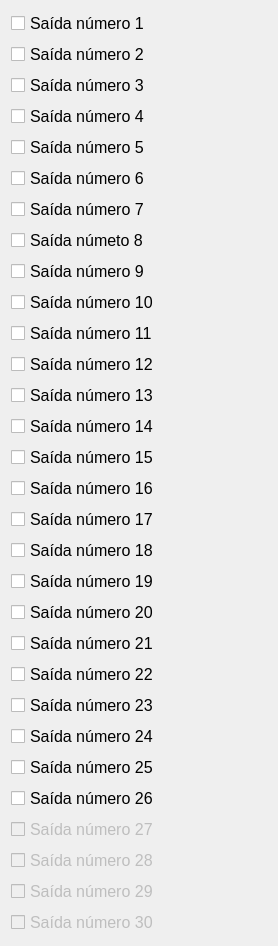
               <widget class="QWidget" name="scrollAreaWidgetContents">
                <property name="geometry">
                 <rect>
                  <x>0</x>
                  <y>0</y>
                  <width>278</width>
                  <height>762</height>
                 </rect>
                </property>
                <layout class="QVBoxLayout" name="verticalLayout_2">
                 <item>
                  <widget class="QCheckBox" name="cmSaida1">
                   <property name="font">
                    <font>
                     <pointsize>12</pointsize>
                    </font>
                   </property>
                   <property name="text">
                    <string>Saída número 1</string>
                   </property>
                  </widget>
                 </item>
                 <item>
                  <widget class="QCheckBox" name="cmSaida2">
                   <property name="font">
                    <font>
                     <pointsize>12</pointsize>
                    </font>
                   </property>
                   <property name="text">
                    <string>Saída número 2</string>
                   </property>
                  </widget>
                 </item>
                 <item>
                  <widget class="QCheckBox" name="cmSaida3">
                   <property name="font">
                    <font>
                     <pointsize>12</pointsize>
                    </font>
                   </property>
                   <property name="text">
                    <string>Saída número 3</string>
                   </property>
                   <property name="checked">
                    <bool>false</bool>
                   </property>
                  </widget>
                 </item>
                 <item>
                  <widget class="QCheckBox" name="cmSaida4">
                   <property name="font">
                    <font>
                     <pointsize>12</pointsize>
                    </font>
                   </property>
                   <property name="text">
                    <string>Saída número 4</string>
                   </property>
                   <property name="checked">
                    <bool>false</bool>
                   </property>
                  </widget>
                 </item>
                 <item>
                  <widget class="QCheckBox" name="cmSaida5">
                   <property name="font">
                    <font>
                     <pointsize>12</pointsize>
                    </font>
                   </property>
                   <property name="text">
                    <string>Saída número 5</string>
                   </property>
                  </widget>
                 </item>
                 <item>
                  <widget class="QCheckBox" name="cmSaida6">
                   <property name="font">
                    <font>
                     <pointsize>12</pointsize>
                    </font>
                   </property>
                   <property name="text">
                    <string>Saída número 6</string>
                   </property>
                  </widget>
                 </item>
                 <item>
                  <widget class="QCheckBox" name="cmSaida7">
                   <property name="font">
                    <font>
                     <pointsize>12</pointsize>
                    </font>
                   </property>
                   <property name="text">
                    <string>Saída número 7</string>
                   </property>
                  </widget>
                 </item>
                 <item>
                  <widget class="QCheckBox" name="cmSaida8">
                   <property name="font">
                    <font>
                     <pointsize>12</pointsize>
                    </font>
                   </property>
                   <property name="text">
                    <string>Saída númeto 8</string>
                   </property>
                  </widget>
                 </item>
                 <item>
                  <widget class="QCheckBox" name="cmSaida9">
                   <property name="font">
                    <font>
                     <pointsize>12</pointsize>
                    </font>
                   </property>
                   <property name="text">
                    <string>Saída número 9</string>
                   </property>
                  </widget>
                 </item>
                 <item>
                  <widget class="QCheckBox" name="cmSaida10">
                   <property name="font">
                    <font>
                     <pointsize>12</pointsize>
                    </font>
                   </property>
                   <property name="text">
                    <string>Saída número 10</string>
                   </property>
                  </widget>
                 </item>
                 <item>
                  <widget class="QCheckBox" name="cmSaida11">
                   <property name="font">
                    <font>
                     <pointsize>12</pointsize>
                    </font>
                   </property>
                   <property name="text">
                    <string>Saída número 11</string>
                   </property>
                  </widget>
                 </item>
                 <item>
                  <widget class="QCheckBox" name="cmSaida12">
                   <property name="font">
                    <font>
                     <pointsize>12</pointsize>
                    </font>
                   </property>
                   <property name="text">
                    <string>Saída número 12</string>
                   </property>
                  </widget>
                 </item>
                 <item>
                  <widget class="QCheckBox" name="cmSaida13">
                   <property name="font">
                    <font>
                     <pointsize>12</pointsize>
                    </font>
                   </property>
                   <property name="text">
                    <string>Saída número 13</string>
                   </property>
                  </widget>
                 </item>
                 <item>
                  <widget class="QCheckBox" name="cmSaida14">
                   <property name="font">
                    <font>
                     <pointsize>12</pointsize>
                    </font>
                   </property>
                   <property name="text">
                    <string>Saída número 14</string>
                   </property>
                  </widget>
                 </item>
                 <item>
                  <widget class="QCheckBox" name="cmSaida15">
                   <property name="font">
                    <font>
                     <pointsize>12</pointsize>
                    </font>
                   </property>
                   <property name="text">
                    <string>Saída número 15</string>
                   </property>
                  </widget>
                 </item>
                 <item>
                  <widget class="QCheckBox" name="cmSaida16">
                   <property name="font">
                    <font>
                     <pointsize>12</pointsize>
                    </font>
                   </property>
                   <property name="text">
                    <string>Saída número 16</string>
                   </property>
                  </widget>
                 </item>
                 <item>
                  <widget class="QCheckBox" name="cmSaida17">
                   <property name="font">
                    <font>
                     <pointsize>12</pointsize>
                    </font>
                   </property>
                   <property name="text">
                    <string>Saída número 17</string>
                   </property>
                  </widget>
                 </item>
                 <item>
                  <widget class="QCheckBox" name="cmSaida18">
                   <property name="font">
                    <font>
                     <pointsize>12</pointsize>
                    </font>
                   </property>
                   <property name="text">
                    <string>Saída número 18</string>
                   </property>
                  </widget>
                 </item>
                 <item>
                  <widget class="QCheckBox" name="cmSaida19">
                   <property name="font">
                    <font>
                     <pointsize>12</pointsize>
                    </font>
                   </property>
                   <property name="text">
                    <string>Saída número 19</string>
                   </property>
                  </widget>
                 </item>
                 <item>
                  <widget class="QCheckBox" name="cmSaida20">
                   <property name="font">
                    <font>
                     <pointsize>12</pointsize>
                    </font>
                   </property>
                   <property name="text">
                    <string>Saída número 20</string>
                   </property>
                  </widget>
                 </item>
                 <item>
                  <widget class="QCheckBox" name="cmSaida21">
                   <property name="font">
                    <font>
                     <pointsize>12</pointsize>
                    </font>
                   </property>
                   <property name="text">
                    <string>Saída número 21</string>
                   </property>
                  </widget>
                 </item>
                 <item>
                  <widget class="QCheckBox" name="cmSaida22">
                   <property name="font">
                    <font>
                     <pointsize>12</pointsize>
                    </font>
                   </property>
                   <property name="text">
                    <string>Saída número 22</string>
                   </property>
                  </widget>
                 </item>
                 <item>
                  <widget class="QCheckBox" name="cmSaida23">
                   <property name="font">
                    <font>
                     <pointsize>12</pointsize>
                    </font>
                   </property>
                   <property name="text">
                    <string>Saída número 23</string>
                   </property>
                  </widget>
                 </item>
                 <item>
                  <widget class="QCheckBox" name="cmSaida24">
                   <property name="font">
                    <font>
                     <pointsize>12</pointsize>
                    </font>
                   </property>
                   <property name="text">
                    <string>Saída número 24</string>
                   </property>
                  </widget>
                 </item>
                 <item>
                  <widget class="QCheckBox" name="cmSaida25">
                   <property name="font">
                    <font>
                     <pointsize>12</pointsize>
                    </font>
                   </property>
                   <property name="text">
                    <string>Saída número 25</string>
                   </property>
                  </widget>
                 </item>
                 <item>
                  <widget class="QCheckBox" name="cmSaida26">
                   <property name="font">
                    <font>
                     <pointsize>12</pointsize>
                    </font>
                   </property>
                   <property name="text">
                    <string>Saída número 26</string>
                   </property>
                  </widget>
                 </item>
                 <item>
                  <widget class="QCheckBox" name="cmSaida27">
                   <property name="enabled">
                    <bool>false</bool>
                   </property>
                   <property name="font">
                    <font>
                     <pointsize>12</pointsize>
                    </font>
                   </property>
                   <property name="text">
                    <string>Saída número 27</string>
                   </property>
                  </widget>
                 </item>
                 <item>
                  <widget class="QCheckBox" name="cmSaida28">
                   <property name="enabled">
                    <bool>false</bool>
                   </property>
                   <property name="font">
                    <font>
                     <pointsize>12</pointsize>
                    </font>
                   </property>
                   <property name="text">
                    <string>Saída número 28</string>
                   </property>
                  </widget>
                 </item>
                 <item>
                  <widget class="QCheckBox" name="cmSaida29">
                   <property name="enabled">
                    <bool>false</bool>
                   </property>
                   <property name="font">
                    <font>
                     <pointsize>12</pointsize>
                    </font>
                   </property>
                   <property name="text">
                    <string>Saída número 29</string>
                   </property>
                  </widget>
                 </item>
                 <item>
                  <widget class="QCheckBox" name="cmSaida30">
                   <property name="enabled">
                    <bool>false</bool>
                   </property>
                   <property name="font">
                    <font>
                     <pointsize>12</pointsize>
                    </font>
                   </property>
                   <property name="text">
                    <string>Saída número 30</string>
                   </property>
                  </widget>
                 </item>
                </layout>
                <zorder>cmSaida1</zorder>
                <zorder>cmSaida3</zorder>
                <zorder>cmSaida4</zorder>
                <zorder>cmSaida5</zorder>
                <zorder>cmSaida6</zorder>
                <zorder>cmSaida7</zorder>
                <zorder>cmSaida9</zorder>
                <zorder>cmSaida10</zorder>
                <zorder>cmSaida11</zorder>
                <zorder>cmSaida12</zorder>
                <zorder>cmSaida13</zorder>
                <zorder>cmSaida14</zorder>
                <zorder>cmSaida15</zorder>
                <zorder>cmSaida16</zorder>
                <zorder>cmSaida17</zorder>
                <zorder>cmSaida18</zorder>
                <zorder>cmSaida19</zorder>
                <zorder>cmSaida20</zorder>
                <zorder>cmSaida2</zorder>
                <zorder>cmSaida24</zorder>
                <zorder>cmSaida30</zorder>
                <zorder>cmSaida21</zorder>
                <zorder>cmSaida28</zorder>
                <zorder>cmSaida25</zorder>
                <zorder>cmSaida22</zorder>
                <zorder>cmSaida23</zorder>
                <zorder>cmSaida29</zorder>
                <zorder>cmSaida27</zorder>
                <zorder>cmSaida26</zorder>
                <zorder>cmSaida8</zorder>
               </widget>
